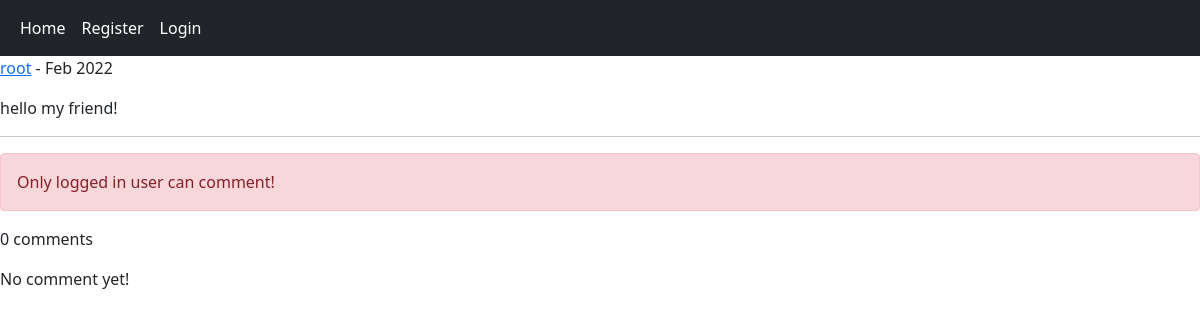
Page /post/2/hello-my-friend/ on the committed database.
### home/models.py (models this page shows, shortened)
class Post(models.Model):
    user = models.ForeignKey(User, on_delete=models.CASCADE, related_name='posts')
    body = models.TextField()
    slug = models.SlugField()
    created_at = models.DateTimeField(auto_now_add=True)
    updated_at = models.DateTimeField(auto_now=True)
    class Meta:
        ordering = ('-updated_at',)

### home/views.py (the view, shortened to what this page needs)
# urls.py: path('post/<int:post_id>/<slug:post_slug>/', views.PostDetailView.as_view(), name='post_detail'),
class PostDetailView(View):
    form_class = CommentCreateForm
    form_class_reply = CommentReplyForm
    def setup(self, request, *args, **kwargs):
        self.post_instance = get_object_or_404(Post, pk=kwargs['post_id'], slug=kwargs['post_slug'])
        return super().setup(request, *args, **kwargs)
    def get(self, request, *args, **kwargs):
        comments = self.post_instance.pcomments.filter(is_reply=False)
        can_like = False
        if request.user.is_authenticated and self.post_instance.user_can_like(request.user):
            can_like = True
        return render(request, 'home/detail.html', {'post':self.post_instance, 'comments':comments, 'form':self.form_class, 'reply_form':self.form_class_reply, 'can_like':can_like})

### home/templates/home/detail.html (shortened to what this page needs)
{% extends 'base.html' %}
{% block content %}
    <p><a href="{% url 'account:user_profile' post.user.id %}">{{ post.user.username }}</a> - {{ post.updated_at|date:"M Y" }}</p>
    <p>{{ post.body }}</p><hr/>
    {% if request.user.is_authenticated %}
        <a href="{% url 'home:post_like' post.id %}" class="{% if can_like %}disabled{% endif %} btn btn-primary col-md-2">Like {{ post.like_counts }}</a>
        <form action="" method="post">
            {% csrf_token %}
            {{ form.as_p }}
            <input type="submit" value="Send">
        </form><br/>
    {% else %}
        <p class="alert alert-danger">Only logged in user can comment!</p>
    {% endif %}
    <p>{{ comments.count }} comments</p>
    {% for comment in comments %}
        <div class="card bg-dark text-white">
            <p class="card-header">{{ comment.user }} | {{ comment.created_at|timesince }}</p>
            <p class="card-body">{{ comment.body }}</p>
            {% if request.user.is_authenticated %}
                <form action="{% url 'home:add_reply' post.id comment.id %}" method="post">
                    {% csrf_token %}
                    {{ reply_form.as_p }}
                    <input type="submit" value="Send">
                </form>
            {% endif %}
            {% with replies=comment.rcomments.all %}
                {% for rcomment in replies %}
                    <p class="bg-primary p-3 m-2">{{ rcomment.user }}<br/>{{ rcomment.body }}</p>
                {% endfor %}
            {% endwith %}
        </div><br/>
    {% empty %}
        <p>No comment yet!</p>
    {% endfor %}
{% endblock content %}

### rows in the picture
Post: user.username "root", updated_at "Feb 2022", body "hello my friend!"

### other values in the picture
{{ comments.count }} "0"
